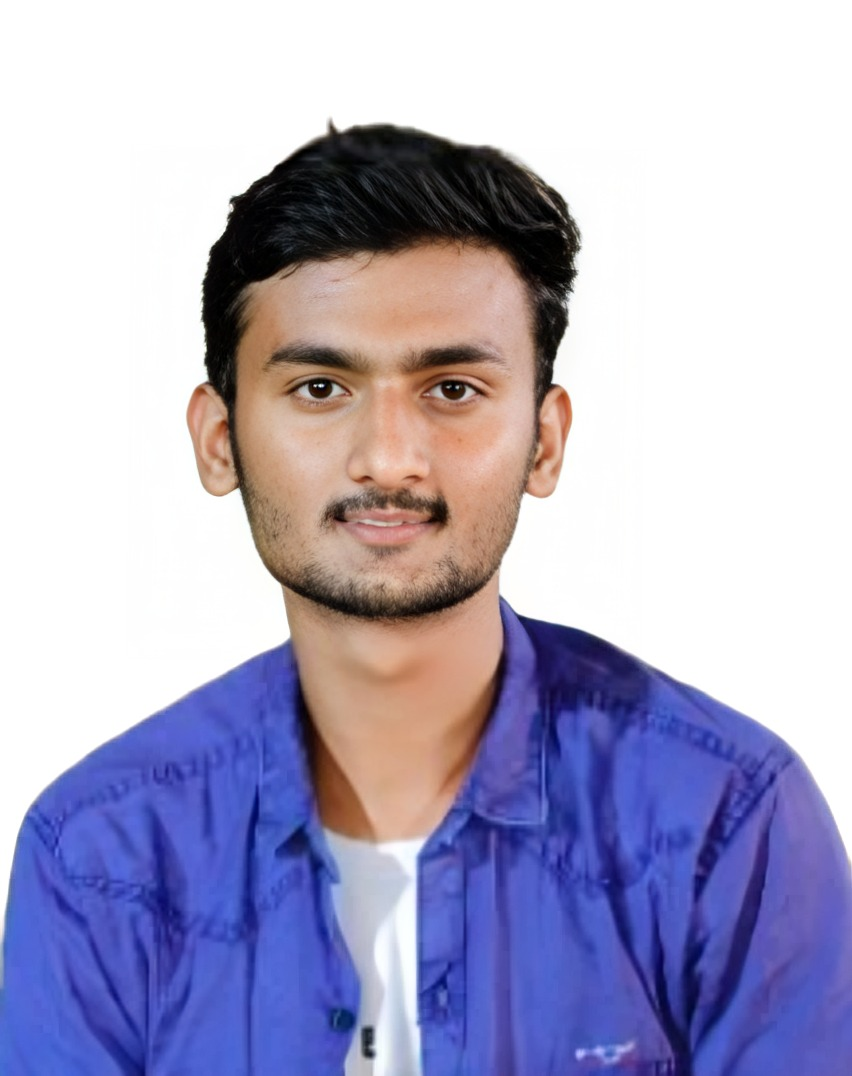
#> input picture apps/backend/uploads/students/1778780465376-Photo.jpeg, 852 x 1076 px
$ python -i augment.py   (imports and definitions only)
#> lines starting #> are read from the running program, lines starting #| are printed output that depends on the picture
#> further down, picture is the input picture: shape (1076, 852, 3); mean B, G, R 197.8, 171.4, 175.3
import os, cv2, numpy as np
from insightface.app import FaceAnalysis
from PIL import Image, ImageEnhance
import warnings
# [1 line not run here, left out]

STUDENTS_FOLDER = "students"
TRAIN_FOLDER    = "dataset/train"
VAL_FOLDER      = "dataset/val"

# [1 line that did not run here, left out]
# [1 line not run here, left out]

def crop_face(img_bgr):
    faces = app.get(img_bgr)
    if not faces:
        return None
    face = max(faces, key=lambda f: (f.bbox[2]-f.bbox[0])*(f.bbox[3]-f.bbox[1]))
    x1,y1,x2,y2 = [int(v) for v in face.bbox]
    x1,y1 = max(0,x1), max(0,y1)
    crop = img_bgr[y1:y2, x1:x2]
    return cv2.resize(crop, (112, 112))

def augment(img):
    pil = Image.fromarray(cv2.cvtColor(img, cv2.COLOR_BGR2RGB))
    if np.random.rand() > 0.5:
        pil = pil.transpose(Image.FLIP_LEFT_RIGHT)
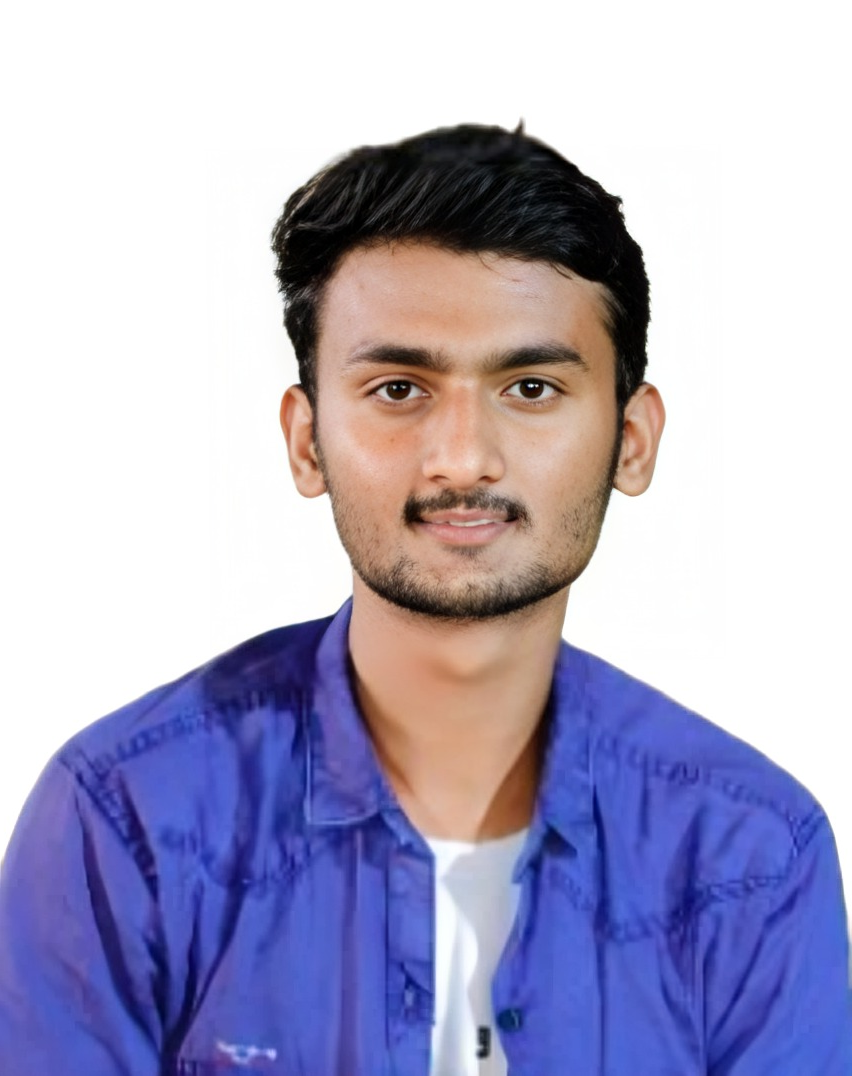
#> pil: PIL image 852x1076 RGB; mean R, G, B 175.3, 171.4, 197.8
    pil = ImageEnhance.Brightness(pil).enhance(np.random.uniform(0.7, 1.3))
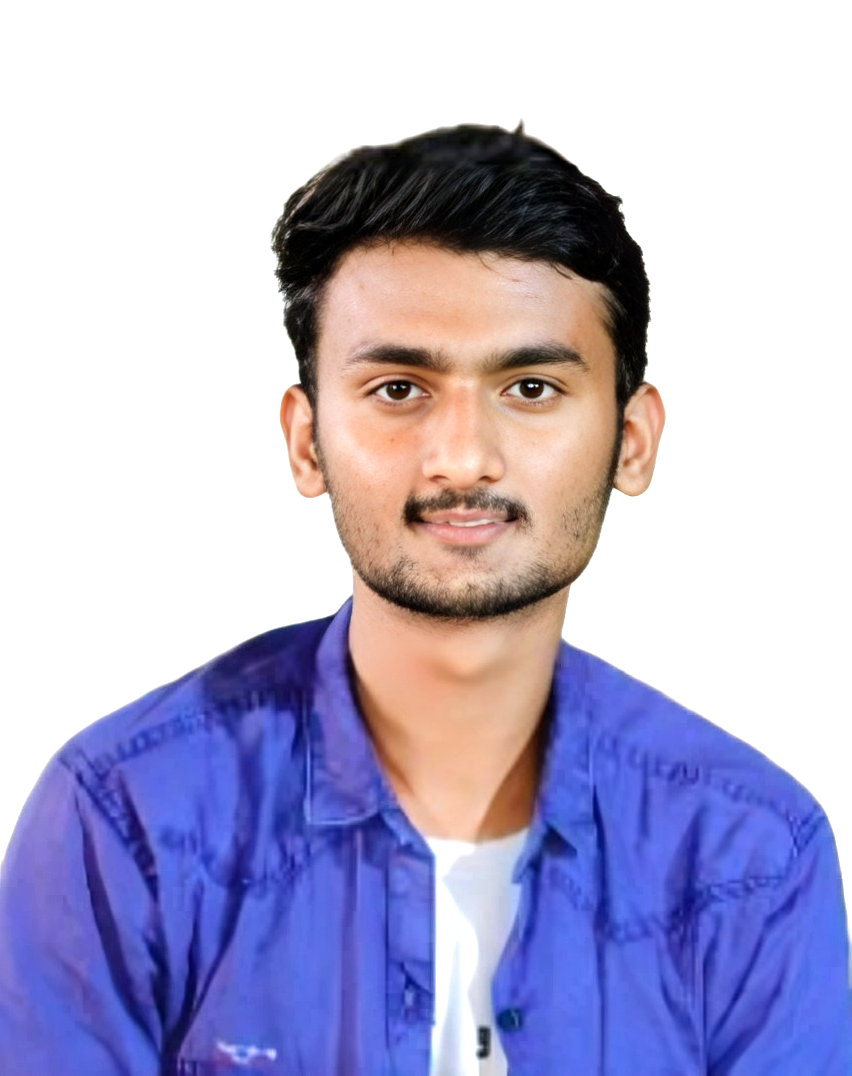
#> pil: PIL image 852x1076 RGB; mean R, G, B 182.3, 178, 207.7
    pil = ImageEnhance.Contrast(pil).enhance(np.random.uniform(0.8, 1.2))
    pil = pil.rotate(np.random.uniform(-15, 15), fillcolor=(128,128,128))
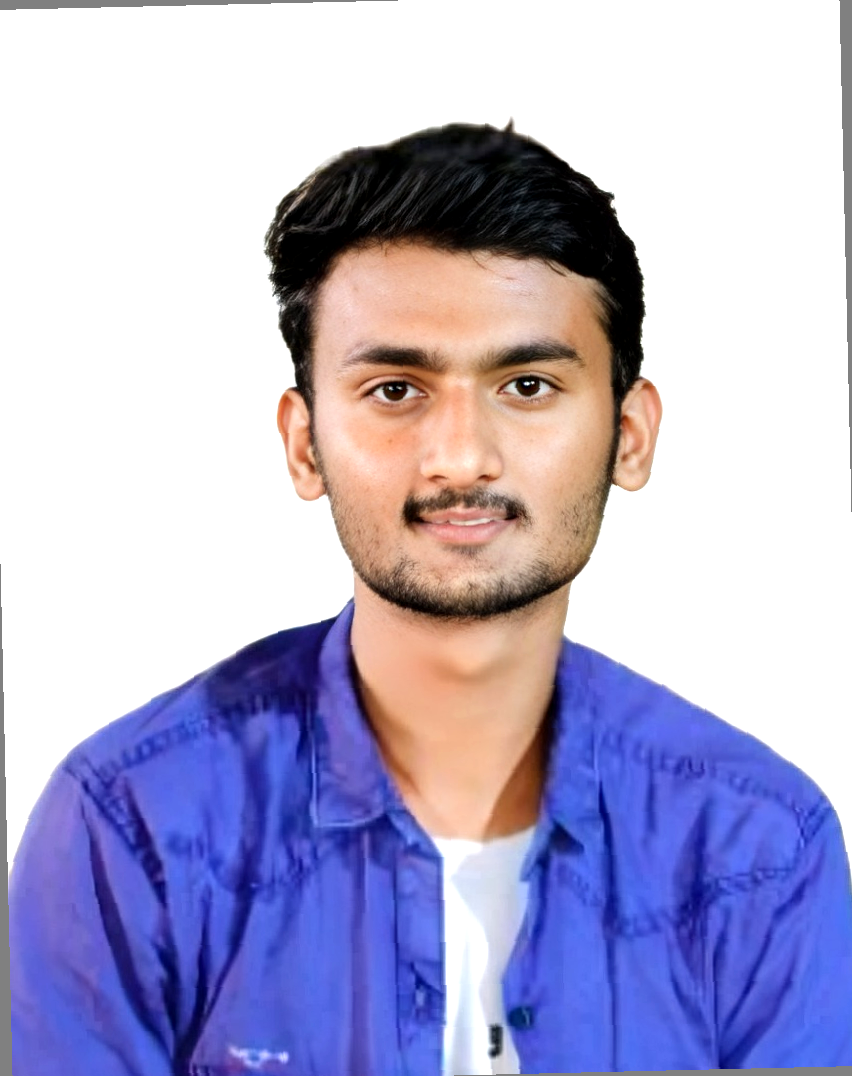
#> pil: PIL image 852x1076 RGB; mean R, G, B 179.9, 175.3, 205.8
    z = np.random.uniform(0.88, 1.0)
    w, h = pil.size
#> w = 852; h = 1076
    mw, mh = int((1-z)*w/2), int((1-z)*h/2)
#> mw = 29; mh = 37
    if mw > 0 and mh > 0:
        pil = pil.crop((mw, mh, w-mw, h-mh))
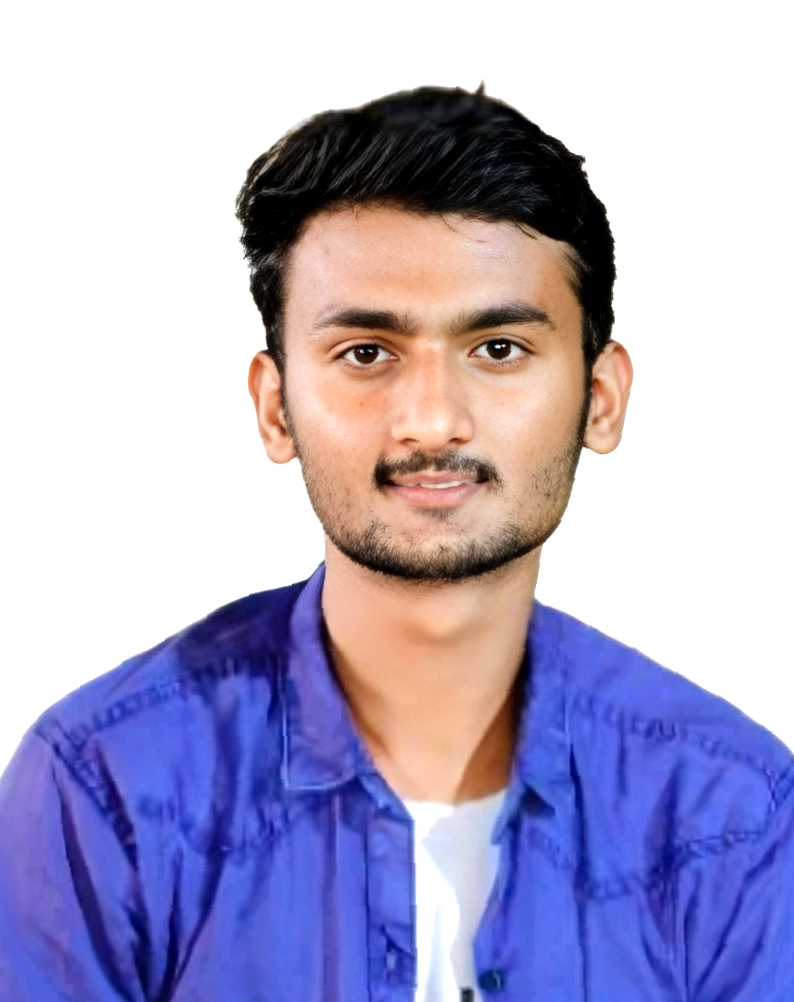
#> pil: PIL image 794x1002 RGB; mean R, G, B 178.1, 172.2, 201.9
    pil = pil.resize((112, 112))
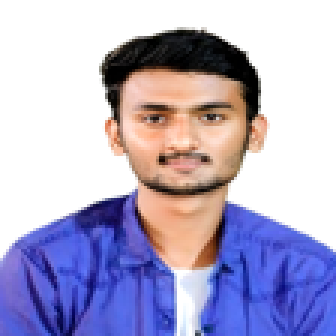
#> pil: PIL image 112x112 RGB (shown 3 times larger); mean R, G, B 178.1, 172.1, 201.9
    arr = np.array(pil).astype(np.float32)
    arr += np.random.normal(0, 4, arr.shape)
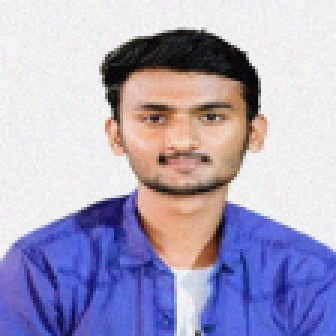
#> arr: shape (112, 112, 3) float32 (shown 3 times larger); mean R, G, B 178, 172.1, 201.9; drawn with min black and max white
    arr = np.clip(arr, 0, 255).astype(np.uint8)
    return cv2.cvtColor(arr, cv2.COLOR_RGB2BGR)

total = 0
label_map = {}

# [42 lines not run here, left out]

# Save label map
import json
# [10 lines not run here, left out]

>>> import cv2
>>> picture = cv2.imread('../backend/uploads/students/1778780465376-Photo.jpeg')
>>> result = augment(picture)
